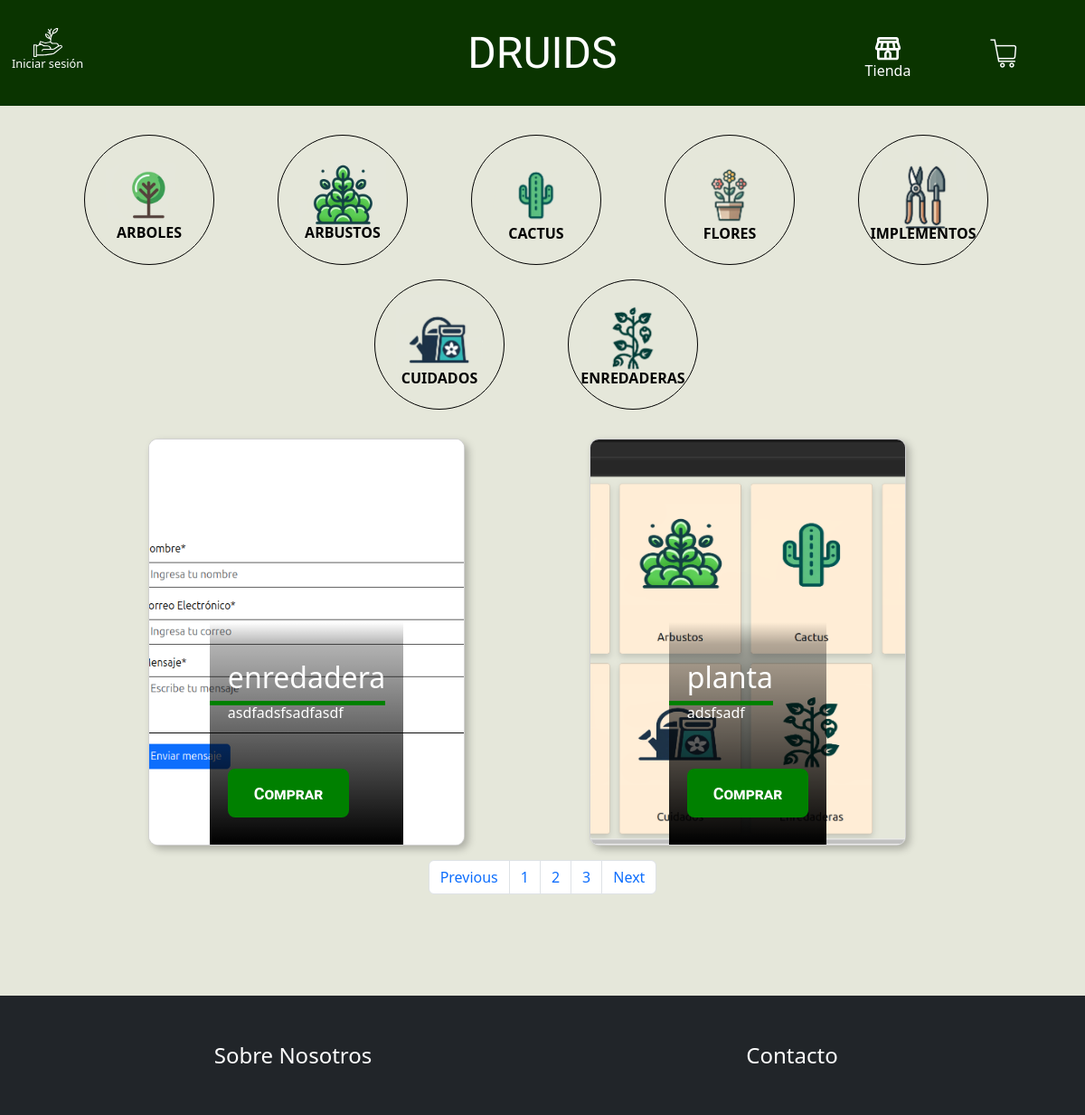
Page /listadoProductos/todos/ on the committed database.
### Druids/models.py (models this page shows, shortened)
class Producto(models.Model):
    nombre = models.CharField(max_length=100, verbose_name="Nombre del producto")
    precio = models.DecimalField(max_digits=10, decimal_places=2, verbose_name="Precio")
    categoria = models.CharField(max_length=50, choices=Categorias, verbose_name="Categoría")
    stock = models.PositiveIntegerField(validators=[MinValueValidator(0)], verbose_name="Stock")
    descripcion = models.TextField(verbose_name="Descripción del producto")
    cuidados = models.TextField(verbose_name="Descripción de cuidados")
    imagen_principal = models.ImageField(upload_to='productos/', verbose_name="Imagen Principal")
    imagen_2 = models.ImageField(upload_to='productos/', blank=True, null=True, verbose_name="Imagen del producto 2")
    imagen_3 = models.ImageField(upload_to='productos/', blank=True, null=True, verbose_name="Imagen del producto 3")
    imagen_4 = models.ImageField(upload_to='productos/', blank=True, null=True, verbose_name="Imagen del producto 4")

### Druids/views.py (the view)
# urls.py: path('listadoProductos/<str:categoria>/', listadoProductos, name='listadoProductos'),
def listadoProductos(request, categoria):
    if categoria == 'todos':
        productos = Producto.objects.all().order_by('nombre')
    else:
        productos = Producto.objects.filter(categoria=categoria)
    return render(request, 'Druids/listadoProductos.html', {'productos': productos})

### Druids/templates/Druids/listadoProductos.html (shortened to what this page needs)
{% extends 'Druids/base.html' %}
{% load static %}
{% block contenido %}
<link rel="stylesheet" href="{% static 'Druids/css/listadoProductos.css' %}">
<link rel="stylesheet" href="{% static 'Druids/css/card-producto.css' %}">
<main>
    <section class="my-3">
        <navbar class="navegacion-categorias navbar-expand-sm">
            <div class="row justify-content-center categorias">
                <div class="col-4 col-sm-4 col-md-2 col-lg-1 mx-3">
                    <a href="{% url 'listadoProductos' 'Arboles' %}" style="text-decoration: none !important;">
                        <div class="contenedor-categoria mt-3">
                            <img class="img-fluid" src="{% static 'Druids/img/arbol-icono.png' %}" alt="arboles" />
                            <h3 class="text-center fs-6">Arboles</h3>
                        </div>
                    </a>
                </div>
                <div class="col-4 col-sm-4 col-md-2 col-lg-1 mx-3">
                    <a href="{% url 'listadoProductos' 'Arbustos' %}" style="text-decoration: none !important;">
                        <div class="contenedor-categoria mt-3">
                            <img class="img-fluid" src="{% static 'Druids/img/arbusto-icono.png' %}" alt="arbustos" />
                            <h3 class="text-center fs-6">Arbustos</h3>
                        </div>
                    </a>
                </div>
                <div class="col-4 col-sm-4 col-md-2 col-lg-1 mx-3">
                    <a href="{% url 'listadoProductos' 'Cactus' %}" style="text-decoration: none !important;">
                        <div class="contenedor-categoria mt-3">
                            <img class="img-fluid" src="{% static 'Druids/img/cactus-icono.png' %}" alt="cactus" />
                            <h3 class="text-center fs-6">Cactus</h3>
                        </div>
                    </a>
                </div>
                <div class="col-4 col-sm-4 col-md-2 col-lg-1 mx-3">
                    <a href="{% url 'listadoProductos' 'Flores' %}" style="text-decoration: none !important;">
                        <div class="contenedor-categoria mt-3">
                            <img class="img-fluid" src="{% static 'Druids/img/flores-icono.png' %}" alt="flores" />
                            <h3 class="text-center fs-6">Flores</h3>
                        </div>
                    </a>
                </div>
                <div class="col-4 col-sm-4 col-md-2 col-lg-1 mx-3">
                    <a href="{% url 'listadoProductos' 'Implementos' %}" style="text-decoration: none !important;">
                        <div class="contenedor-categoria mt-3">
                            <img class="img-fluid" src="{% static 'Druids/img/implementos-icono.png' %}" alt="Implementos" />
                            <h3 class="text-center fs-6">Implementos</h3>
                        </div>
                    </a>
                </div>
                <div class="col-4 col-sm-4 col-md-2 col-lg-1 mx-3">
                    <a href="{% url 'listadoProductos' 'Cuidados' %}" style="text-decoration: none !important;">
                        <div class="contenedor-categoria mt-3">
                            <img class="img-fluid" src="{% static 'Druids/img/cuidados-icono.png' %}" alt="cuidados" />
                            <h3 class="text-center fs-6">Cuidados</h3>
                        </div>
                    </a>
                </div>
                <div class="col-4 col-sm-4 col-md-2 col-lg-1 mx-3">
                    <a href="{% url 'listadoProductos' 'Enredaderas' %}" style="text-decoration: none !important;">
                        <div class="contenedor-categoria mt-3">
                            <img class="img-fluid" src="{% static 'Druids/img/enredaderas-icono.png' %}" alt="enredaderas" />
                            <h3 class="text-center fs-6">Enredaderas</h3>
                        </div>
                    </a>
                </div>
            </div>
        </navbar>
    </section>
    <section class="listado-productos">
        <div class="row d-flex justify-content-center ">
            {% for producto in productos %}
            <div class="col-lg-2 col-md-3 col-sm-6 my-3">
                <div class="card">
                    <img class="card__background" src="{{ producto.imagen_principal.url}}" alt="Imagen del producto">
                    <div class="card__content | flow">
                        <div class="card__content--container | flow">
                            <h2 class="card__title">{{ producto.nombre }}</h2>
                            <p class="card__description">{{ producto.descripcion }}</p>
                        </div>
                        <button class="card__button"><a href="{% url 'producto' producto.id %}">Comprar</a></button>
                    </div>
                </div>
            </div>
            {% endfor %}
        </div>
    </section>
    <section class="paginacion">
        <nav>
            <ul class="pagination d-flex justify-content-center">
                <li class="page-item"><a class="page-link" href="#">Previous</a></li>
                <li class="page-item"><a class="page-link" href="#">1</a></li>
                <li class="page-item"><a class="page-link" href="#">2</a></li>
                <li class="page-item"><a class="page-link" href="#">3</a></li>
                <li class="page-item"><a class="page-link" href="#">Next</a></li>
            </ul>
        </nav>
    </section>
</main>
{% endblock %}

### Druids/static/Druids/css/base.css (style rules this page uses)
body { background-color: #e5e7da; }

### Druids/static/Druids/css/listadoProductos.css (style rules this page uses)
.contenedor-categoria { display: flex; flex-direction: column; align-items: center; justify-content: center; width: 9rem; height: 9rem; border-radius: 50%; border: 1px solid black; }
.contenedor-categoria img { width: 6rem; }
.contenedor-categoria h3 { margin-top: -1rem; font-weight: bold; text-align: center; }
a { color: #000000; }
.card { display: grid; place-items: center; width: 80vw; max-width: 21.875rem; height: 28.125rem; overflow: hidden; border-radius: 0.625rem; box-shadow: 0.25rem 0.25rem 0.5rem rgba(0, 0, 0, 0.25); }
.card > * { grid-column: 1 / 2; grid-row: 1 / 2; }
.card__background { object-fit: cover; max-width: 100%; height: 100%; }
.card__content { --flow-space: 0.9375rem; display: flex; flex-direction: column; justify-content: space-between; align-self: flex-end; height: 55%; padding: 12% 1.25rem 1.875rem; background: linear-gradient( 180deg, hsla(0, 0%, 0%, 0) 0%, hsla(0, 0%, 0%, 0.3) 10%, hsl(0, 0%, 0%) 100% ); }
.card__content--container h2, .card__content--container p { color: white; }
.card__content--container { --flow-space: 1.25rem; }
.card__title { position: relative; width: fit-content; width: -moz-fit-content; }
.card__title::after { content: ""; position: absolute; height: 0.3125rem; width: calc(100% + 1.25rem); bottom: calc((1.25rem - 0.5rem) * -1); left: -1.25rem; background-color: green; }
.card__button { padding: 0.75em 1.6em; width: fit-content; width: -moz-fit-content; font-variant: small-caps; font-weight: bold; border-radius: 0.45em; border: none; background-color: green; font-family: "Rowdies", cursive; font-size: 1.125rem; color: white; }
@media (max-width: 1621px) { .listado-productos .col-lg-2 { width: 25%; } }
@media (max-width: 1373px) { .listado-productos .col-md-3 { width: 33.3333333333%; } }
@media (max-width: 1373px) { .categorias .mx-3 { margin-right: 6rem !important; } }
.listado-productos .col-lg-2, .listado-productos .col-md-3, .listado-productos .col-sm-6 { margin-left: 2.5rem; margin-right: 2.5rem; }
.contenedor-categoria { position: relative; text-transform: uppercase; overflow: hidden; transition: 1s all ease; }
.contenedor-categoria::before { background: #66BB6A; content: ""; position: absolute; top: 50%; left: 50%; transform: translate(-50%,-50%); z-index: -1; transition: all 0.6s ease; }
.contenedor-categoria::before { width: 0%; height: 100%; }
.card button a { color: #FFFFFF; text-decoration: none; }

### rows in the picture
Producto: imagen_principal (picture), nombre "enredadera", descripcion "asdfadsfsadfasdf"
Producto: imagen_principal (picture), nombre "planta", descripcion "adsfsadf"
